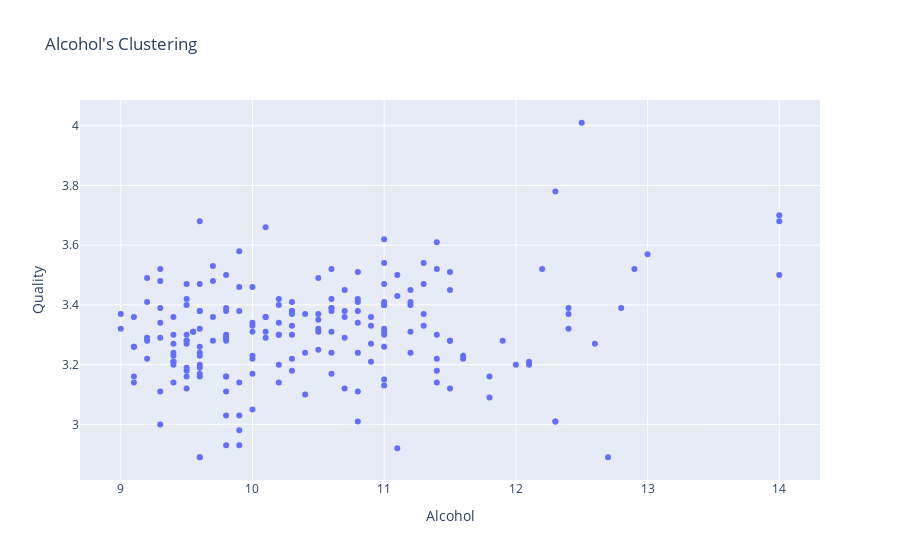

The code cell stored with this chart in its notebook:
### Code cell
fig = go.Figure()
fig = fig.add_trace(go.Scatter(x = data2['alcohol'], y = data2['pH'], name = i, mode = 'markers'))
fig.update_layout(title = "Alcohol's Clustering", xaxis_title = 'Alcohol', yaxis_title = 'Quality')
fig.show()

### Figure 1 — Plotly figure (JSON) as saved in the notebook; plotly's stock layout.template omitted (floating-point values rounded to 4 significant figures; data arrays with more than 128 entries replaced by an {"elided": "..."} marker saying what was removed)
{"data": [{"mode": "markers", "name": "TQ8", "type": "scatter", "x": {"elided": "200 float values"}, "y": {"elided": "200 float values"}}], "layout": {"autosize": true, "title": {"text": "Alcohol's Clustering"}, "xaxis": {"autorange": true, "range": [8.703, 14.3], "title": {"text": "Alcohol"}, "type": "linear"}, "yaxis": {"autorange": true, "range": [2.798, 4.102], "title": {"text": "Quality"}, "type": "linear"}}}
